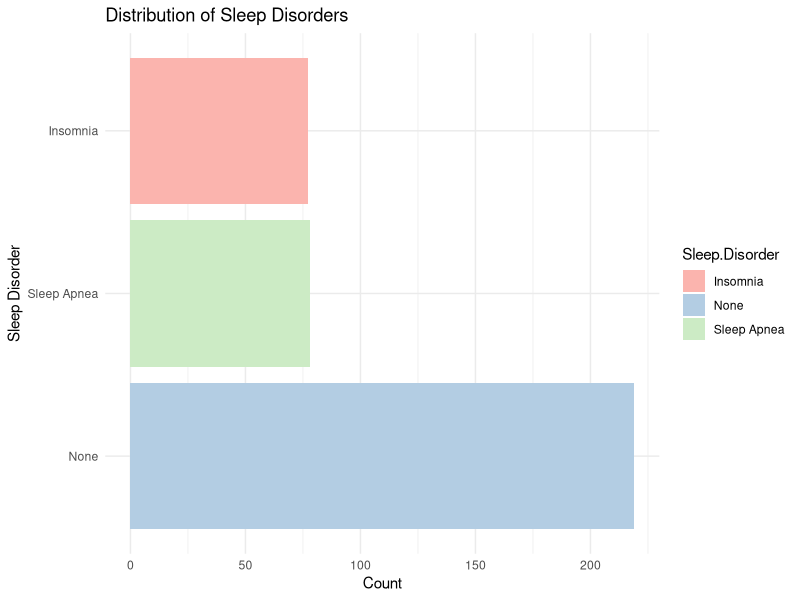
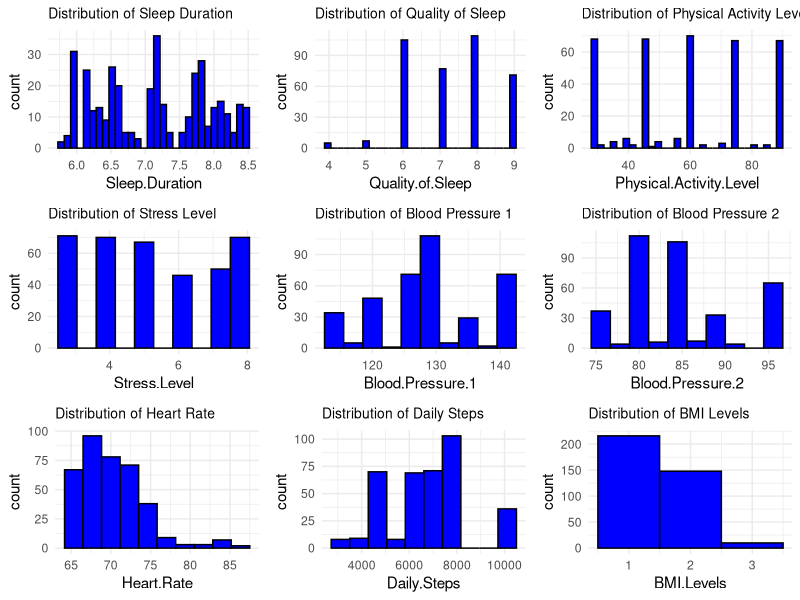
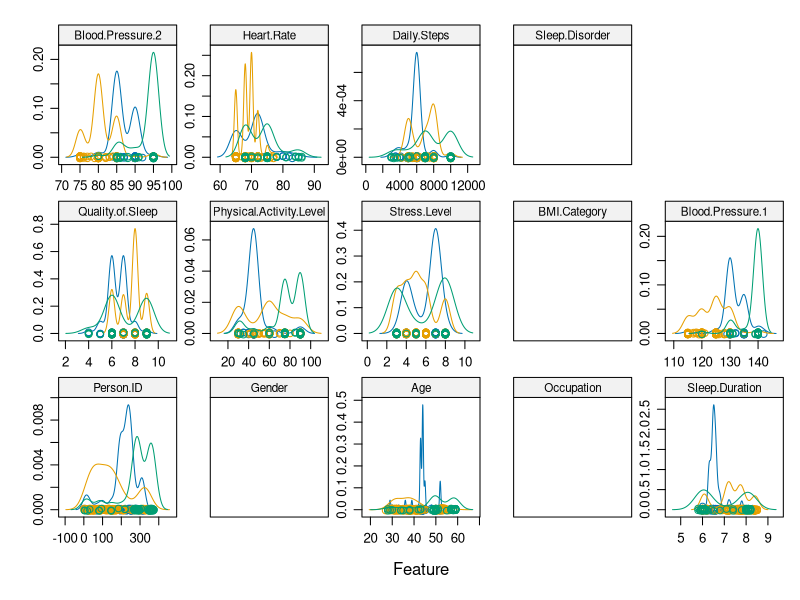

Generate these figures, in order, with R: (Note: this script raises an error after producing the figures.)
## ---- chunk 1
knitr::opts_chunk$set(echo = TRUE)
library(randomForest)

## ---- chunk 2
#loading libraries
library(tidyverse)
library(caret)
library(skimr)
library(gridExtra)
library(knitr)
## ---- chunk 3
#loading the data set
Sleep_dataset <- read.csv('Data/Sleep_health_and_lifestyle_dataset.csv')
# Display the first few rows of the dataset
head(Sleep_dataset)
# Summary of the dataset
summary(Sleep_dataset)
# Checking for missing values
sum(is.na(Sleep_dataset))
## ---- chunk 4
# Count the frequency of each sleep disorder category
sleep_disorder_freq <- as.data.frame(table(Sleep_dataset$Sleep.Disorder))
names(sleep_disorder_freq) <- c("Sleep.Disorder", "Count")

# Create a bar plot
ggplot(sleep_disorder_freq, aes(x = reorder(Sleep.Disorder, -Count), y = Count, fill = Sleep.Disorder)) +
  geom_bar(stat = "identity") +
  theme_minimal() +
  labs(title = "Distribution of Sleep Disorders",
       x = "Sleep Disorder",
       y = "Count") +
  scale_fill_brewer(palette = "Pastel1") +
  coord_flip() # Flip the coordinates for a horizontal bar plot
## ---- chunk 5

# Calculating Descriptive Statistics
descriptive_stats <- Sleep_dataset %>%
  summarise(across(c(Age, Sleep.Duration, Quality.of.Sleep, Physical.Activity.Level, 
                     Stress.Level, Blood.Pressure.1, Blood.Pressure.2, 
                     Heart.Rate, Daily.Steps, BMI.Levels),
                   list(mean = ~mean(., na.rm = TRUE), 
                        sd = ~sd(., na.rm = TRUE),
                        min = ~min(., na.rm = TRUE),
                        max = ~max(., na.rm = TRUE)))) 

## ---- chunk 6
# Create a data frame with the provided statistics
statistics <- data.frame(
  Variable = c("Age", "Quality of Sleep", "Physical Activity Level", "Stress Level",
               "Daily Steps", "BMI Levels", "Blood Pressure 1", "Blood Pressure 2",
               "Heart Rate", "Sleep Duration"),
  Mean = c(42, 7, 59, 5, 6816, 1, 128, 84, 70, 7.1),
  Standard_Deviation = c(8, 1, 20, 1, 1617, 0.5, 7, 6, 4, 0.79),
  Range = c("27 to 59", "4 to 9", "30 to 90", "3 to 8", "3000 to 10000", "1 to 3",
            "115 to 142", "75 to 95", "65 to 86", "5.8 to 8.5")
)

# Use knitr to create a kable for a nice-looking table
kable(statistics, caption = "Summary Statistics of Predictor Variables", align = c('l', 'c', 'c', 'c'))

## ---- chunk 7
# Adjust the size of ggtitle
title_size <- 10 
# Sleep Duration
p1 <- ggplot(Sleep_dataset, aes(x = Sleep.Duration)) +
  geom_histogram(bins = 30, fill = "blue", color = "black") +
  ggtitle("Distribution of Sleep Duration") +
  theme_minimal()+
  theme(plot.title = element_text(size = title_size))

# Quality of Sleep
p2 <- ggplot(Sleep_dataset, aes(x = Quality.of.Sleep)) +
  geom_histogram(bins = 30, fill = "blue", color = "black") +
  ggtitle("Distribution of Quality of Sleep") +
  theme_minimal()+
  theme(plot.title = element_text(size = title_size))

# Physical Activity Level
p3 <- ggplot(Sleep_dataset, aes(x = Physical.Activity.Level)) +
  geom_histogram(bins = 30, fill = "blue", color = "black") +
  ggtitle("Distribution of Physical Activity Level") +
  theme_minimal()+
  theme(plot.title = element_text(size = title_size))

# Stress Level
p4 <- ggplot(Sleep_dataset, aes(x = Stress.Level)) +
  geom_histogram(bins = 10, fill = "blue", color = "black") +
  ggtitle("Distribution of Stress Level") +
  theme_minimal()+
  theme(plot.title = element_text(size = title_size))

# Blood Pressure 1
p5 <- ggplot(Sleep_dataset, aes(x = Blood.Pressure.1)) +
  geom_histogram(bins = 10, fill = "blue", color = "black") +
  ggtitle("Distribution of Blood Pressure 1") +
  theme_minimal()+
  theme(plot.title = element_text(size = title_size))

# Blood Pressure 2
p6 <- ggplot(Sleep_dataset, aes(x = Blood.Pressure.2)) +
  geom_histogram(bins = 10, fill = "blue", color = "black") +
  ggtitle("Distribution of Blood Pressure 2") +
  theme_minimal()+
  theme(plot.title = element_text(size = title_size))

# Heart Rate
p7 <- ggplot(Sleep_dataset, aes(x = Heart.Rate)) +
  geom_histogram(bins = 10, fill = "blue", color = "black") +
  ggtitle("Distribution of Heart Rate") +
  theme_minimal()+
  theme(plot.title = element_text(size = title_size))

# Daily Steps
p8 <- ggplot(Sleep_dataset, aes(x = Daily.Steps)) +
  geom_histogram(bins = 10, fill = "blue", color = "black") +
  ggtitle("Distribution of Daily Steps") +
  theme_minimal()+
  theme(plot.title = element_text(size = title_size))

# BMI Levels
p9 <- ggplot(Sleep_dataset, aes(x = BMI.Levels)) +
  geom_histogram(bins = 3, fill = "blue", color = "black") +
  ggtitle("Distribution of BMI Levels") +
  theme_minimal()+
  theme(plot.title = element_text(size = title_size))

# Arrange the plots into a grid
grid.arrange(p1, p2, p3, p4, p5, p6, p7, p8, p9, ncol = 3)

## ---- chunk 8

set.seed(100)
# Ensure that the column name is exactly as it appears in the dataframe, including case sensitivity

trainRowNumbers <- createDataPartition(y = Sleep_dataset$Sleep.Disorder, p = 0.8, list = FALSE)
trainData <- Sleep_dataset[trainRowNumbers, ]
testData <- Sleep_dataset[-trainRowNumbers, ]

# Assuming that 'Sleep.Disorder' is not the 14th column and that you have 13 predictor variables
x <- trainData[, -which(names(trainData) == "Sleep.Disorder")] # predictor variables
y <- trainData$Sleep.Disorder # response variable
## ---- chunk 9

# Make sure these column indices or names correctly correspond to the columns in trainData
selected_features <- c(1:14)

# Create a density plot using selected features
featurePlot(
  x = trainData[, selected_features],
  y = as.factor(trainData$Sleep.Disorder),
  plot = "density",
  strip = strip.custom(par.strip.text = list(cex = 0.7)),
  scales = list(x = list(relation = "free"), y = list(relation = "free"))
)

# Set seed for reproducibility
set.seed(100)

# Define the sizes for recursive feature elimination
# Adjust the range based on the number of features you have
subsets <- c(1:5, 10, 15, length(selected_features))

# Define control parameters for recursive feature elimination
ctrl <- rfeControl(
  functions = rfFuncs, # Ensure rfFuncs is appropriate for your model type
  method = "repeatedcv",
  repeats = 5,
  verbose = FALSE
)

# Perform recursive feature elimination
# Ensure that rfFuncs is compatible with your model type (randomForest in this case)
lmProfile <- rfe(
  x = trainData[, selected_features],
  y = as.factor(trainData$Sleep.Disorder),
  sizes = subsets,
  rfeControl = ctrl
)

# Print the profile of the recursive feature elimination
print(lmProfile)
## ---- chunk 10
skimmed <- skim(trainData)

## ---- chunk 11
# Run algorithms using 10-fold cross validation
trainData$Sleep.Disorder <- as.factor(trainData$Sleep.Disorder)
control <- trainControl(method = "repeatedcv", number = 10, repeats = 3)
metric <- "Accuracy"
## ---- chunk 12
#Train model using RF
set.seed(100)
model_rf = train(Sleep.Disorder~., data = trainData, method ='rf', trControl = control, metric = metric)
model_rf

## ---- chunk 13

Sleep_dataset$Sleep.Disorder <- as.factor(Sleep_dataset$Sleep.Disorder)
model <- randomForest(Sleep.Disorder ~ Age + Gender + Sleep.Duration +Quality.of.Sleep+Stress.Level+Physical.Activity.Level+BMI.Levels+Daily.Steps, data = Sleep_dataset)
# Save the model to an RDS file
saveRDS(model,"model_RF.rds")

## ---- chunk 14
# Train model using KNN
model_kNN = train(Sleep.Disorder~., data = trainData, method ='knn', trControl = control, metric = metric)
model_kNN
## ---- chunk 15
# Train model using SVM
model_SVM = train(Sleep.Disorder~., data = trainData, method ='svmRadial', trControl = control, metric = metric)
model_SVM
## ---- chunk 16
# Train model using LDA
model_LDA = train(Sleep.Disorder~., data = trainData, method ='lda', trControl = control, metric = metric)
model_LDA
## ---- chunk 17
models_compare <- resamples(list(RF=model_rf, kNN=model_kNN, SVMLinear=model_SVM, LDA=model_LDA))

summary(models_compare)

scales <- list(x=list(relation="free"), y=list(relation="free"))
bwplot(models_compare, scales=scales)
## ---- chunk 18
predicted = predict(model_rf, testData)
confusionMatrix(reference = as.factor(testData$Sleep.Disorder), data = predicted)

predicted = predict(model_kNN, testData)
confusionMatrix(reference = as.factor(testData$Sleep.Disorder), data = predicted)

predicted = predict(model_SVM, testData)
confusionMatrix(reference = as.factor(testData$Sleep.Disorder), data = predicted)

predicted = predict(model_LDA, testData)
confusionMatrix(reference = as.factor(testData$Sleep.Disorder), data = predicted)
## ---- chunk 19
# Create a data frame with the accuracy statistics for each model
accuracy_stats <- data.frame(
  Model = c("RF", "kNN", "SVMLinear", "LDA"),
  Min = c(0.8333333, 0.7241379, 0.7931034, 0.8000000),
  First_Qu = c(0.9000000, 0.8333333, 0.8666667, 0.8688172),
  Median = c(0.9310345, 0.8666667, 0.9000000, 0.9000000),
  Mean = c(0.9214661, 0.8691335, 0.9001505, 0.9043112),
  Third_Qu = c(0.9354839, 0.9024194, 0.9333333, 0.9321839),
  Max = c(1.0000000, 0.9677419, 1.0000000, 1.0000000)
)

# Use knitr to create a kable for a nice-looking table of accuracy statistics
accuracy_table <- kable(accuracy_stats, 
                        caption = "Accuracy Statistics for Each Model", 
                        align = c('l', 'r', 'r', 'r', 'r', 'r', 'r'))

# Print the table
accuracy_table
